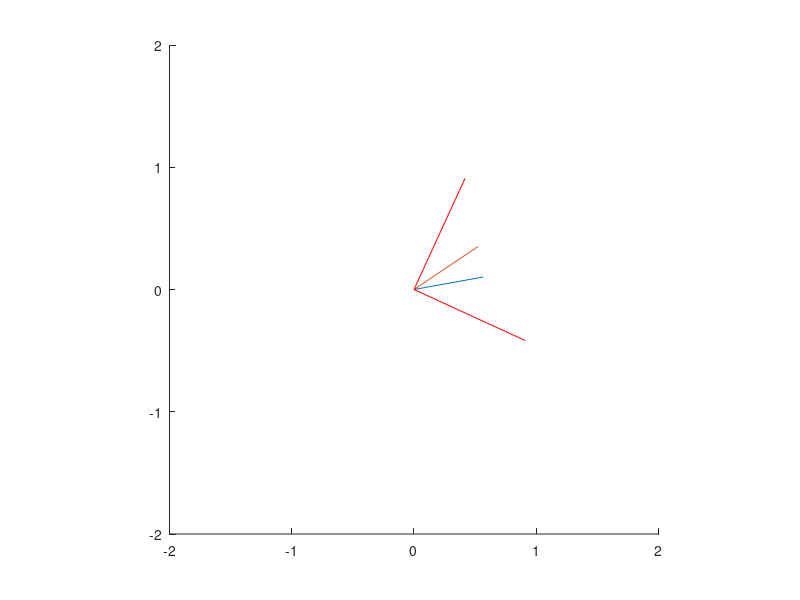

This figure's MATLAB source:
clear ; close all; clc

% a = [-107.02835035260560, 259.52949766243478, 53.797767189524421; ...
	 % 337.24438532608735, -73.501580275151539, 60.207103252698602; ...
	 % -72.022850699710546, -72.094566859207305, -140.99825953535714];

% a = a';

a = rand(2);

%a = [.2; 3 ] * [1, 3];

ata = a'*a;

[ivec, ival] = eig(ata);

ival = ival^(-1/2)

r = a * ivec' * ival * ivec

%r = ivec;

hold on;
plot ( [0 a(1,1)], [0, a(1,2)] );
plot ( [0 a(2,1)], [0, a(2,2)] );

plot ( [0 r(1,1)], [0, r(1,2)] ,'r');
plot ( [0 r(2,1)], [0, r(2,2)] ,'r');


%plot ( [0 ivec(1,1)], [0, ivec(1,2)] ,'g');
%plot ( [0 ivec(2,1)], [0, ivec(2,2)] ,'g');

% plot ( [0 ee(1,1)], [0 ee(1,2)] );
% plot ( [0 ee(2,1)], [0 ee(2,2)] );
 axis ([-2, 2, -2, 2], "square");
  
hold off;